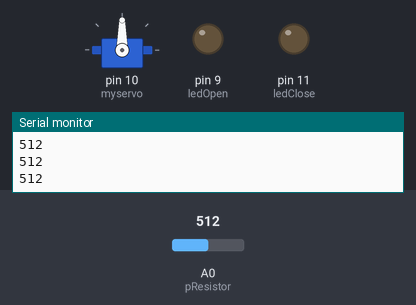
A sketch run on a simulated Arduino Uno, built with avr-gcc and run on an emulated ATmega328P. On the bench: servo, output pins drawn as LEDs (lit = HIGH), the last lines printed to the serial monitor. The inputs (shaded band) are chosen by the test bench; at power-on: A0 (pResistor) = 512.

Above: at 1.3 s.
1.4 s: A0 (pResistor) set to 18
2.9 s: A0 (pResistor) set to 13
At 4.2 s:
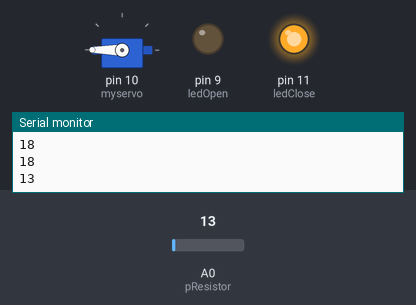
7.5 s: A0 (pResistor) set to 5
9.0 s: A0 (pResistor) set to 25
At 10.0 s:
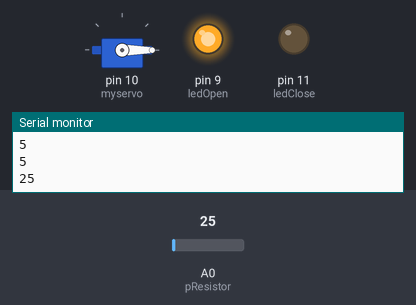
10.5 s: A0 (pResistor) set to 0
At 14.3 s:
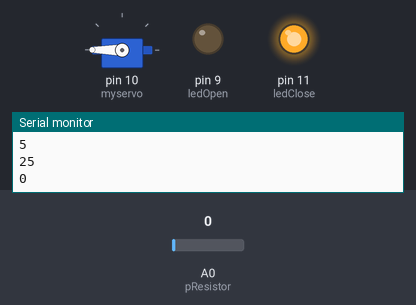
Timing chart, 0 to 14.5 s (numbered marks = the images above; inputs shaded):
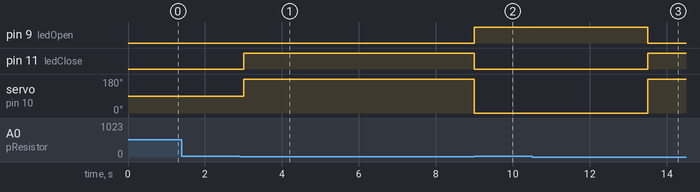

Measured:
- the behaviour switches between 16 and 15 on A0 (pResistor) (found by bisection; images 0 and 1)
- after the input at 2.9 s, pin 11 (ledClose): LOW → HIGH after 0.10 s; servo on pin 10 (myservo): 90° → 180° after 0.10 s
- after the input at 9.0 s, pin 9 (ledOpen): LOW → HIGH at once; pin 11 (ledClose): HIGH → LOW at once; servo on pin 10 (myservo): 180° → 0° at once
- after the input at 10.5 s, pin 9 (ledOpen): HIGH → LOW after 3.0 s; pin 11 (ledClose): LOW → HIGH after 3.0 s; servo on pin 10 (myservo): 0° → 180° after 3.0 s

The sketch:

May_7th_Light_Sensor_With_Servo.ino
```cpp
#include <Servo.h>
//declare variables
Servo myservo;
const int pResistor = A0;
const int ledClose=11;
const int ledOpen=9;
int value=0;

bool isOpen = false;

//set up connections
void setup(){
 myservo.attach(10);
 pinMode(ledClose, OUTPUT);
 pinMode(ledOpen, OUTPUT);
 pinMode(pResistor, INPUT);
 Serial.begin(9600);
}
//if the light level is greater than a certain number, run Open(). Else, run close. Also double check if the blinds are already open/closed and act accordingly.
void loop(){
  value = analogRead(pResistor);
  Serial.println(value);
  if (value > 15){
    if(isOpen == true)
    {
        Open();
    }
    else
    {
     Idle();
    }
  }
  else{
    if(isOpen == false)
    {
      Close();
    }
    else
    {
      Idle();
    }
  }
  delay(500); //Small delay
}
//detach the servo, basically do nothing
void Idle()
{
  myservo.detach();
}
//close the blinds by turning the servo, and also turning on a little LED to help communicate the action
void Close()
{
     myservo.attach(10);
      digitalWrite(ledOpen, LOW);
      digitalWrite(ledClose, HIGH);
      myservo.write(180);
      delay(4000);
      myservo.detach();
      isOpen = true;
}
//open the blinds by turning the servo, and also turning on a little LED to help communicate the action
void Open()
{
   myservo.attach(10);
    digitalWrite(ledOpen, HIGH);
    digitalWrite(ledClose, LOW);
    myservo.write(-180);
    delay(4000);
    myservo.detach();
    isOpen = false;
}
```
